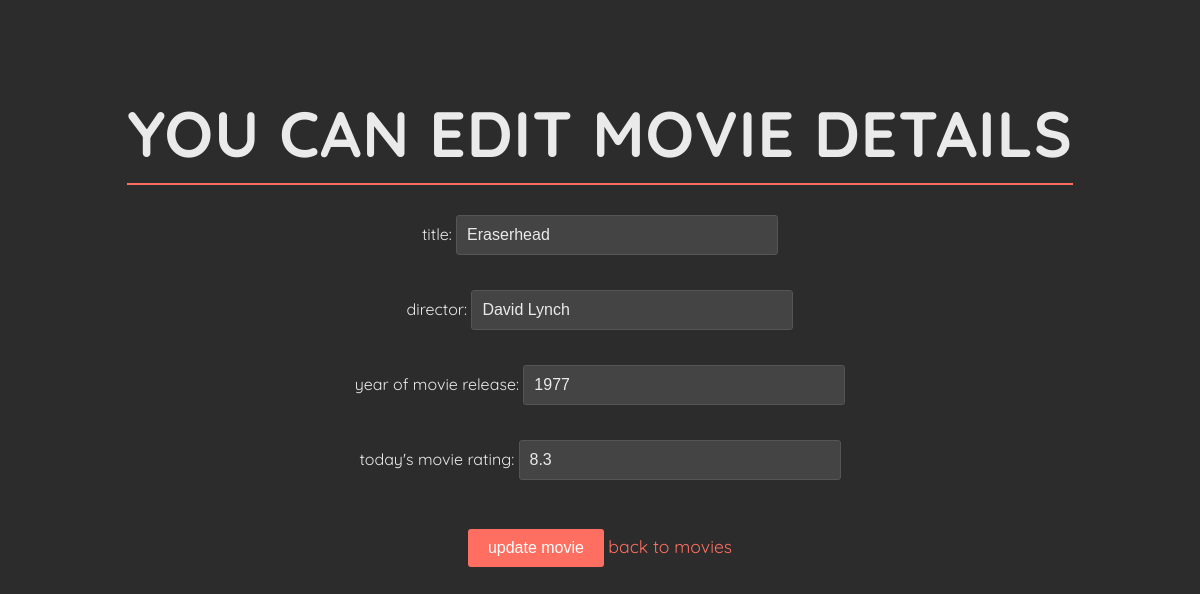
The page /movies/12/edit on the database its author committed.
### data_models.py (models this page shows, shortened)
class Movie(db.Model):
    __tablename__ = 'movies'
    movie_id = db.Column(db.Integer, primary_key=True, autoincrement=True)
    title = db.Column(db.String(250), nullable=False)
    director = db.Column(db.String(200), nullable=False)
    release_year = db.Column(db.Integer, nullable=False)
    movie_rating = db.Column(db.Float, nullable=False)
    users = relationship('User', secondary=user_movies, back_populates='movies')

### app.py (the view, shortened to what this page needs)
@app.route('/movies/<int:movie_id>/edit', methods=['GET', 'POST'])
def update_movie(movie_id):
    movie = data_manager.get_movie_by_id(movie_id)
    if not movie:
        flash('Movie not found. 🪓', 'error')
        return redirect(url_for('list_movies'))
    return render_template('update_movie.html', movie=movie)

### datamanager/sqlite_data_manager.py (called while the page is built)
    def get_movie_by_id(self, movie_id):
        with self.app.app_context():
            return self.db.session.query(Movie).filter_by(movie_id=movie_id).first()

### templates/update_movie.html (shortened to what this page needs)
<!DOCTYPE html>
<html lang="en">
<head>
</head>
<body>
    <h1>you can edit movie details</h1><br>
    <form method="post" action="">
        <label for="title">title:</label>
        <input type="text" id="title" name="title" value="{{ movie.title }}" required><br><br>
        <label for="director">director:</label>
        <input type="text" id="director" name="director" value="{{ movie.director }}" required><br><br>
        <label for="release_year">year of movie release:</label>
        <input type="text" id="release_year" name="release_year" value="{{ movie.release_year }}" required><br><br>
        <label for="movie_rating">today's movie rating:</label>
        <input type="text" id="movie_rating" name="movie_rating" value="{{ movie.movie_rating }}" required><br><br>
        <input type="submit" value="update movie">
         <a href="{{ url_for('list_movies') }}">back to movies</a>
    </form>
</body>
</html>

### templates/update_movie.html (style rules this page uses)
body { background-color: #2C2C2C; font-family: 'Quicksand', sans-serif; color: #EAEAEA; text-align: center; padding: 50px; margin: 0; }
h1 { font-size: 4rem; color: #EAEAEA; margin-bottom: 30px; text-transform: uppercase; letter-spacing: 1px; border-bottom: 2px solid #FF6F61; display: inline-block; padding-bottom: 10px; }
input[type="text"] { width: 100%; max-width: 300px; padding: 10px; margin-bottom: 15px; border: 1px solid #555; border-radius: 3px; background-color: #444; color: #EAEAEA; font-size: 1rem; }
input[type="submit"] { background-color: #FF6F61; border: none; color: #FFFFFF; padding: 10px 20px; font-size: 1rem; cursor: pointer; border-radius: 3px; transition: background-color 0.3s; }
a { color: #FF6F61; text-decoration: none; font-size: 1.1rem; margin-top: 20px; display: inline-block; }

### rows shown on the page
Movie: title "Eraserhead", director "David Lynch", release_year "1977", movie_rating "8.3"
